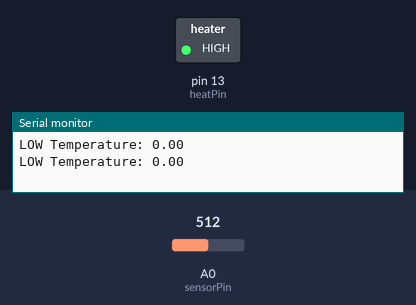
This sketch was run on a simulated Arduino Uno, built with avr-gcc and run on an emulated ATmega328P. On the bench: switched loads named in the sketch (green lamp = pin HIGH), the last lines printed to the serial monitor. The inputs (shaded band) are chosen by the test bench; at power-on: A0 (sensorPin) = 512.

Above: at 2.8 s.
2.9 s: A0 (sensorPin) set to 601
4.4 s: A0 (sensorPin) set to 629
At 5.6 s:
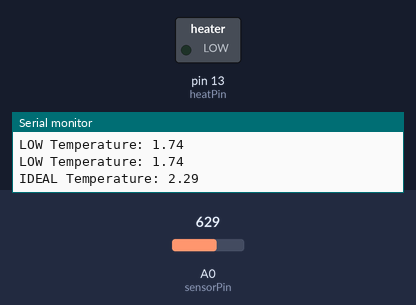
7.5 s: A0 (sensorPin) set to 511
At 9.1 s:
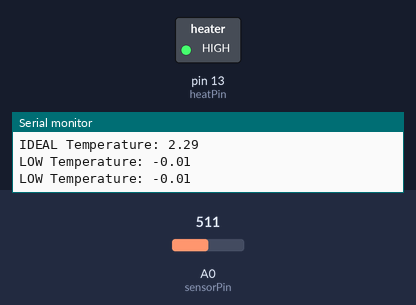
9.5 s: A0 (sensorPin) set to 716
At 10.6 s:
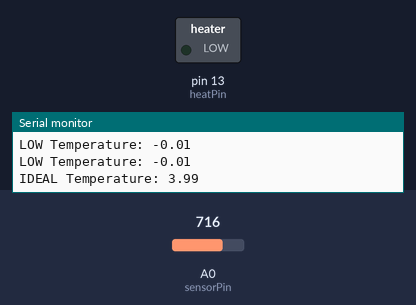
Timing chart, 0 to 12.5 s (numbered marks = the images above; inputs shaded):
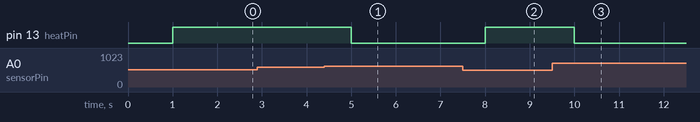

Measured:
- the behaviour switches between 613 and 614 on A0 (sensorPin) (found by bisection; images 0 and 1)
- after the input at 4.4 s, pin 13 (heatPin): HIGH → LOW after 0.60 s
- after the input at 7.5 s, pin 13 (heatPin): LOW → HIGH after 0.50 s
- after the input at 9.5 s, pin 13 (heatPin): HIGH → LOW after 0.50 s

The sketch:

camp-fridge.ino
```cpp
#include <Timer.h>
//#include <OneWire.h>
//#include <DallasTemperature.h>

//temperature related variables
const float hysteresis = 6.0; //max hysteresis provided by drug manufacturer
const float targetTemp = 5.0; //ideal temperature provided by drug manufacturer
const long updatePeriod = 1*1000; //<-- setup required!!!
const int tempPin = 4;
const int heatPin = 13;
const int hornPin = 6;
const int sensorPin = A0; //TEST
int value = 0;
float temp = 0.0;
//const float offset = -4.0; //<-- setup required!!!
//OneWire oneWire(tempPin);
//DallasTemperature sensor(&oneWire);


// timer
Timer t;

void setup() {
  Serial.begin(115200);
  pinMode(heatPin, OUTPUT);
  t.every(updatePeriod, measureTemp);
  t.every(updatePeriod, checkTemp);

}

void loop() {
t.update();
}

void measureTemp() {
  //read value from temp sensor with calibration offset
  //sensor.requestTemperaturesByIndex(0);
  //temp = sensor.getTempCByIndex(0) + offset;
  value = analogRead(sensorPin); //TEST
  temp = map(value,0,1023,-1000,1000)/100.0; //TEST
  }

void checkTemp() {
  if (temp<targetTemp-(hysteresis/2.0)) {
    digitalWrite(heatPin, HIGH);
    digitalWrite(hornPin, LOW);
    Serial.print("LOW Temperature: ");
    Serial.println(temp);
    } else if (temp>targetTemp+(hysteresis/2.0)) {
      digitalWrite(hornPin, HIGH);
      digitalWrite(heatPin, LOW);
      Serial.print("HIGH Temperature: ");
      Serial.print(temp);
      Serial.println(" ALARM! ALARM! ALARM!");

      } else {
        digitalWrite(heatPin, LOW);
        digitalWrite(hornPin, LOW);
        Serial.print("IDEAL Temperature: ");
        Serial.println(temp);
        }
  }
```
